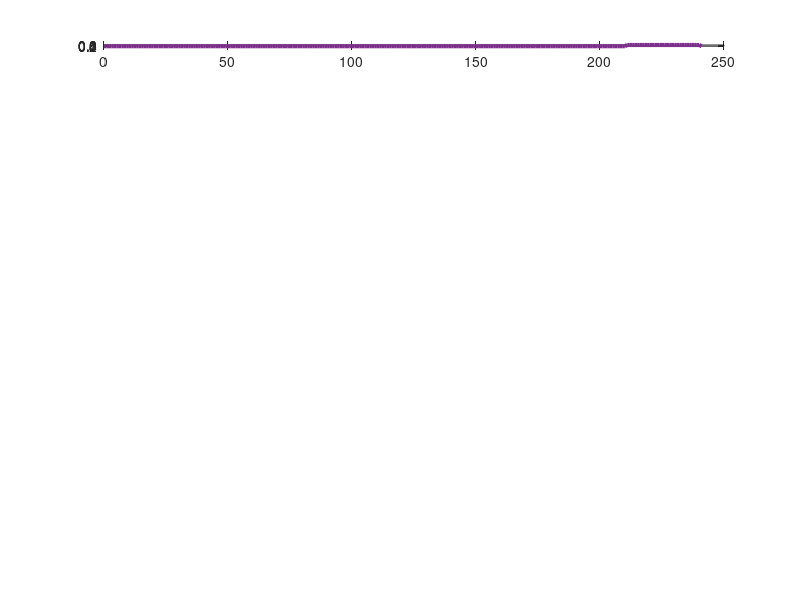

This figure's MATLAB source: (Note: this script raises an error after producing the figure.)

%PWM_Signals_SC_Fib Gives the gate values for the SC Fib Converter
%controller
%   Detailed explanation goes here

% The indexes for the rise time do not need to subtract 1 because the
% rise is actually starts during the d ON time so it cancels with the
% -1 for index starting at zero

% The fall time indexes need to subtract 1 because they occur duing
% the d ON period and must account for indexing starting at zero

%% Variable Declaration
fpga_fs = 38e6;
fpga_multi = 8;
recomended_fs = 1.25e6;
max_mod_value = 2*floor(fpga_fs*fpga_multi/recomended_fs/2);
%max_mod_value = 216;
Ts = 1/(fpga_fs*fpga_multi)*max_mod_value;
ideal_input_Voltage_index = 5;
d = 0.75;
dt1 = 0.001;
dt2 = 0.001;

dt1_length = ceil(dt1*max_mod_value);
dt2_length = ceil(dt2*max_mod_value);
dt1_length = 0;
dt2_length = 0;

mod_for_d = max_mod_value - (dt1_length*2 + dt1_length*2);
d_length = floor(d*mod_for_d/2);
d_prime_length = (mod_for_d-2*d_length)/2;

%% Added for the use of approx 24 ns delay of half bridge gate drivers

gate_driver_delay = 16e-9;


clk_ts = 1/(fpga_fs*fpga_multi);

offset = round(gate_driver_delay/clk_ts);

difference_between = abs(offset*clk_ts-gate_driver_delay);




switch ideal_input_Voltage_index

    case 1 % Ideal input voltage between 0-4 V

        g1.rise = 999;
        g1.fall = 0;

        g2.rise = 999;
        g2.fall = 0;

        g3.rise = 0;
        g3.fall = 999;

        g4.rise = 999;
        g4.fall = 0;

        g5.rise = 999;
        g5.fall = 0;

        g6.rise = 0;
        g6.fall = 999;

        g7.rise = d_length + dt1_length + d_prime_length + dt2_length + d_length + dt1_length;
        g7.fall = (-1) + d_length + dt1_length + d_prime_length + dt2_length + d_length + dt1_length + d_prime_length ;

        g8.rise = 0;
        g8.fall = (-1) + d_length + dt1_length + d_prime_length + dt2_length + d_length;

        g9.rise = d_length + dt1_length + d_prime_length + dt2_length;
        g9.fall = (-1) + d_length;

        g10.rise = d_length + dt1_length;
        g10.fall = (-1) + d_length + dt1_length + d_prime_length;

        g11.rise = 999;
        g11.fall = 0;

        g12.rise = 999;
        g12.fall = 0;

        g13.rise = 0;
        g13.fall = 999;

        g14.rise = 999;
        g14.fall = 0;

        g15.rise = 999;
        g15.fall = 0;

        g16.rise = 0;
        g16.fall = 999;


    case 2 % Ideal input voltage between 4-8 V

        g1.rise = 999;
        g1.fall = 0;

        g2.rise = 999;
        g2.fall = 0;

        g3.rise = 0;
        g3.fall = 999;

        g4.rise = 999;
        g4.fall = 0;

        g5.rise = 999;
        g5.fall = 0;

        g6.rise = 0;
        g6.fall = 999;

        g7.rise = d_length + dt1_length ;
        g7.fall = (-1) + d_length + dt1_length + d_prime_length + dt2_length + d_length + dt1_length + d_prime_length ;

        g8.rise = 0;
        g8.fall = (-1) + d_length;

        g9.rise = d_length + dt1_length + d_prime_length + dt2_length;
        g9.fall = (-1) + d_length + dt1_length + d_prime_length + dt2_length + d_length;

        g10.rise = d_length + dt1_length + d_prime_length + dt2_length + d_length + dt1_length;
        g10.fall = (-1) + d_length + dt1_length + d_prime_length;

        g11.rise = 999;
        g11.fall = 0;

        g12.rise = 999;
        g12.fall = 0;

        g13.rise = 0;
        g13.fall = 999;

        g14.rise = 999;
        g14.fall = 0;

        g15.rise = 999;
        g15.fall = 0;

        g16.rise = 0;
        g16.fall = 999;


    case 3 % Ideal input voltage between 8-12 V


        g1.rise = d_length + dt1_length + d_prime_length + dt2_length + d_length + dt1_length;
        g1.fall = (-1) + d_length + dt1_length + d_prime_length + dt2_length + d_length + dt1_length + d_prime_length ;

        g2.rise = 0;
        g2.fall = (-1) + d_length + dt1_length + d_prime_length + dt2_length + d_length;

        g3.rise = offset + 0;
        g3.fall = offset + (-1) + d_length + dt1_length + d_prime_length + dt2_length + d_length;

        g4.rise = d_length + dt1_length + d_prime_length + dt2_length;
        g4.fall = (-1) + d_length;

        g5.rise = d_length + dt1_length ;
        g5.fall = (-1) + d_length + dt1_length + d_prime_length;

        g6.rise = offset + d_length + dt1_length + d_prime_length + dt2_length;
        g6.fall = offset + (-1) + d_length;

        g7.rise = 0;
        g7.fall = 999;

        g8.rise = 999;
        g8.fall = 0;

        g9.rise = 999;
        g9.fall = 0;

        g10.rise = 0;
        g10.fall = 999;

        g11.rise = 999;
        g11.fall = 0;

        g12.rise = 999;
        g12.fall = 0;

        g13.rise = 0;
        g13.fall = 999;

        g14.rise = 999;
        g14.fall = 0;

        g15.rise = 999;
        g15.fall = 0;

        g16.rise = 0;
        g16.fall = 999;


    case 4 % Ideal input voltage between 12-16 V

        g1.rise = d_length + dt1_length + d_prime_length + dt2_length;
        g1.fall = (-1) + d_length + dt1_length + d_prime_length + dt2_length + d_length;

        g2.rise = d_length + dt1_length + d_prime_length + dt2_length + d_length + dt1_length;
        g2.fall = (-1) + d_length + dt1_length + d_prime_length;

        g3.rise = offset + d_length + dt1_length + d_prime_length + dt2_length + d_length + dt1_length;
        g3.fall = offset + (-1) + d_length + dt1_length + d_prime_length;

        g4.rise = d_length + dt1_length;
        g4.fall = (-1) + d_length + dt1_length + d_prime_length + dt2_length + d_length + dt1_length + d_prime_length;

        g5.rise = 0;
        g5.fall = (-1) + d_length;

        g6.rise = offset + d_length + dt1_length;
        g6.fall = offset + (-1) + d_length + dt1_length + d_prime_length + dt2_length + d_length + dt1_length + d_prime_length;

        g7.rise = 0;
        g7.fall = 999;

        g8.rise = 999;
        g8.fall = 0;

        g9.rise = 999;
        g9.fall = 0;

        g10.rise = 0;
        g10.fall = 999;

        g11.rise = d_length + dt1_length + d_prime_length + dt2_length + d_length + dt1_length;
        g11.fall = (-1) + d_length + dt1_length + d_prime_length + dt2_length + d_length + dt1_length + d_prime_length;

        g12.rise = 0;
        g12.fall = (-1) + d_length + dt1_length + d_prime_length;

        g13.rise = offset + 0;
        g13.fall = offset + (-1) + d_length + dt1_length + d_prime_length + dt2_length + d_length;

        g14.rise = d_length + dt1_length + d_prime_length + dt2_length;
        g14.fall = (-1) + d_length + dt1_length + d_prime_length + dt2_length + d_length + dt1_length + d_prime_length;

        g15.rise = d_length + dt1_length;
        g15.fall = (-1) + d_length + dt1_length + d_prime_length;

        g16.rise = offset + d_length + dt1_length + d_prime_length + dt2_length;
        g16.fall = offset + (-1) + d_length;


    case 5 % Ideal input voltage between 16-20 V


        g1.rise = d_length + dt1_length + d_prime_length + dt2_length + d_length + dt1_length;
        g1.fall = (-1) + d_length + dt1_length + d_prime_length + dt2_length + d_length + dt1_length + d_prime_length ;

        g2.rise = 0;
        g2.fall = (-1) + d_length + dt1_length + d_prime_length + dt2_length + d_length;

        g3.rise = offset + 0;
        g3.fall = offset + (-1) + d_length + dt1_length + d_prime_length + dt2_length + d_length;

        g4.rise = d_length + dt1_length + d_prime_length + dt2_length;
        g4.fall = (-1) + d_length;

        g5.rise = d_length + dt1_length ;
        g5.fall = (-1) + d_length + dt1_length + d_prime_length;

        g6.rise = offset + d_length + dt1_length + d_prime_length + dt2_length;
        g6.fall = offset + (-1) + d_length;

        g7.rise = 0;
        g7.fall = 999;

        g8.rise = 999;
        g8.fall = 0;

        g9.rise = 999;
        g9.fall = 0;

        g10.rise = 0;
        g10.fall = 999;

        g11.rise = d_length + dt1_length + d_prime_length + dt2_length;
        g11.fall = (-1) + d_length + dt1_length + d_prime_length + dt2_length + d_length + dt1_length + d_prime_length;

        g12.rise = 0;
        g12.fall = (-1) + d_length + dt1_length + d_prime_length;

        g13.rise = offset + 0;
        g13.fall = offset + (-1) + d_length + dt1_length + d_prime_length;

        g14.rise = d_length + dt1_length + d_prime_length + dt2_length;
        g14.fall = (-1) + d_length + dt1_length + d_prime_length + dt2_length + d_length + dt1_length + d_prime_length;

        g15.rise = 0;
        g15.fall = (-1) + d_length + dt1_length + d_prime_length;

        g16.rise = offset + d_length + dt1_length + d_prime_length + dt2_length;
        g16.fall = offset + (-1) + d_length + dt1_length + d_prime_length + dt2_length + d_length + dt1_length + d_prime_length;


    case 6 % Ideal input voltage between 20-24 V

        g1.rise = d_length + dt1_length + d_prime_length + dt2_length;
        g1.fall = (-1) + d_length + dt1_length + d_prime_length + dt2_length + d_length;

        g2.rise = d_length + dt1_length + d_prime_length + dt2_length + d_length + dt1_length;
        g2.fall = (-1) + d_length + dt1_length + d_prime_length;

        g3.rise = d_length + dt1_length + d_prime_length + dt2_length + d_length + dt1_length;
        g3.fall = (-1) + d_length + dt1_length + d_prime_length;

        g4.rise = d_length + dt1_length;
        g4.fall = (-1) + d_length + dt1_length + d_prime_length + dt2_length + d_length + dt1_length + d_prime_length;

        g5.rise = 0;
        g5.fall = (-1) + d_length;

        g6.rise = d_length + dt1_length;
        g6.fall = (-1) + d_length + dt1_length + d_prime_length + dt2_length + d_length + dt1_length + d_prime_length;

        g7.rise = 0;
        g7.fall = 999;

        g8.rise = 999;
        g8.fall = 0;

        g9.rise = 999;
        g9.fall = 0;

        g10.rise = 0;
        g10.fall = 999;

        g11.rise = d_length + dt1_length ;
        g11.fall = (-1) + d_length + dt1_length + d_prime_length + dt2_length + d_length + dt1_length + d_prime_length;

        g12.rise = 0;
        g12.fall = (-1) + d_length;

        g13.rise = 0;
        g13.fall = (-1) + d_length;

        g14.rise = d_length + dt1_length + d_prime_length + dt2_length;
        g14.fall = (-1) + d_length + dt1_length + d_prime_length + dt2_length + d_length;

        g15.rise = d_length + dt1_length + d_prime_length + dt2_length + d_length + dt1_length ;
        g15.fall = (-1) + d_length + dt1_length + d_prime_length;

        g16.rise = d_length + dt1_length + d_prime_length + dt2_length;
        g16.fall = (-1) + d_length + dt1_length + d_prime_length + dt2_length + d_length;


end

if ideal_input_Voltage_index ==4
    g6.fall = g6.fall-max_mod_value;
end

if ideal_input_Voltage_index ==5 % && dt2_length ==0
    g16.fall = g16.fall-max_mod_value;
end
%{
if ideal_input_Voltage_index ==5 && dt2_length >0
    g16.fall = g16.fall-max_mod_value;
    g11.fall = g11.fall-max_mod_value;
    g14.fall = g14.fall-max_mod_value;
    g1.fall = g1.fall-max_mod_value;
end
%}

fprintf('----------\n')
fprintf('Gate 1 fall: %d\n',g1.fall)
fprintf('Gate 1 rise: %d\n',g1.rise)
fprintf('----------\n')
fprintf('Gate 2 fall: %d\n',g2.fall)
fprintf('Gate 2 rise: %d\n',g2.rise)
fprintf('----------\n')
fprintf('Gate 3 fall: %d\n',g3.fall)
fprintf('Gate 3 rise: %d\n',g3.rise)
fprintf('----------\n')
fprintf('Gate 4 fall: %d\n',g4.fall)
fprintf('Gate 4 rise: %d\n',g4.rise)
fprintf('----------\n')
fprintf('Gate 5 fall: %d\n',g5.fall)
fprintf('Gate 5 rise: %d\n',g5.rise)
fprintf('----------\n')
fprintf('Gate 6 fall: %d\n',g6.fall)
fprintf('Gate 6 rise: %d\n',g6.rise)
fprintf('----------\n')
fprintf('Gate 7 fall: %d\n',g7.fall)
fprintf('Gate 7 rise: %d\n',g7.rise)
fprintf('----------\n')
fprintf('Gate 8 fall: %d\n',g8.fall)
fprintf('Gate 8 rise: %d\n',g8.rise)
fprintf('----------\n')
fprintf('Gate 9 fall: %d\n',g9.fall)
fprintf('Gate 9 rise: %d\n',g9.rise)
fprintf('----------\n')
fprintf('Gate 10 fall: %d\n',g10.fall)
fprintf('Gate 10 rise: %d\n',g10.rise)
fprintf('----------\n')
fprintf('Gate 11 fall: %d\n',g11.fall)
fprintf('Gate 11 rise: %d\n',g11.rise)
fprintf('----------\n')
fprintf('Gate 12 fall: %d\n',g12.fall)
fprintf('Gate 12 rise: %d\n',g12.rise)
fprintf('----------\n')
fprintf('Gate 13 fall: %d\n',g13.fall)
fprintf('Gate 13 rise: %d\n',g13.rise)
fprintf('----------\n')
fprintf('Gate 14 fall: %d\n',g14.fall)
fprintf('Gate 14 rise: %d\n',g14.rise)
fprintf('----------\n')
fprintf('Gate 15 fall: %d\n',g15.fall)
fprintf('Gate 15 rise: %d\n',g15.rise)
fprintf('----------\n')
fprintf('Gate 16 fall: %d\n',g16.fall)
fprintf('Gate 16 rise: %d\n',g16.rise)
fprintf('----------\n')



Numerical_Stack = [
  g1.rise g1.fall
  g2.rise g2.fall
  g3.rise g3.fall
  g4.rise g4.fall
  g5.rise g5.fall
  g6.rise g6.fall
  g7.rise g7.fall
  g8.rise g8.fall
  g9.rise g9.fall
  g10.rise g10.fall
  g11.rise g11.fall
  g12.rise g12.fall
  g13.rise g13.fall
  g14.rise g14.fall
  g15.rise g15.fall
  g16.rise g16.fall];

Numerical_Stack = Numerical_Stack +1; % MATLAB base 1 instead of zero

Waveform = zeros(16,max_mod_value*2);

for i = 1:max_mod_value*2

    if i > max_mod_value
        clock = i - max_mod_value;
    else
        clock = i;
    end



    for j = 1:16

        if Numerical_Stack(j,1) == clock
            Waveform(j,i) = 1;
        end

        if  Numerical_Stack(j,2) == clock
            Waveform(j,i) = 0;
        end

        if Numerical_Stack(j,1) ~= clock && Numerical_Stack(j,2) ~= clock && i~=1
             Waveform(j,i) = Waveform(j,i-1);
        end
    end
end

for j = 1:16
figure(129)
    ax = subplot(16,1,j);
    plot([0:max_mod_value-1],Waveform(j,max_mod_value+1:end),'Color','#7E2F8E','LineWidth',3)
    ax.YLim = [-0.1,1.1];
    ax.XLim = [0,max_mod_value-1];
    if(j<16)
        set(gca, 'Xticklabel', []);
    else
        xlabel('Count')
    end
end
